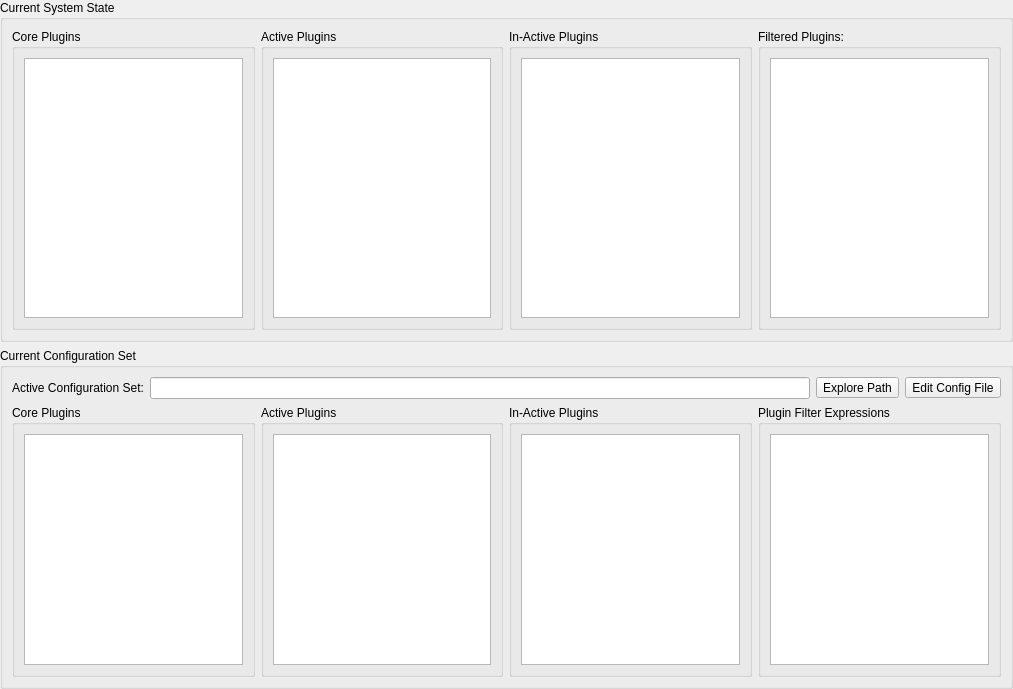
          <widget class="QWidget" name="pageCurrentState">
           <property name="geometry">
            <rect>
             <x>0</x>
             <y>0</y>
             <width>1013</width>
             <height>689</height>
            </rect>
           </property>
           <attribute name="label">
            <string>Current State:</string>
           </attribute>
           <layout class="QVBoxLayout" name="verticalLayout">
            <property name="leftMargin">
             <number>0</number>
            </property>
            <property name="topMargin">
             <number>0</number>
            </property>
            <property name="rightMargin">
             <number>0</number>
            </property>
            <property name="bottomMargin">
             <number>0</number>
            </property>
            <item>
             <widget class="QGroupBox" name="groupBox_11">
              <property name="title">
               <string>Current System State</string>
              </property>
              <layout class="QGridLayout" name="gridLayout_24">
               <item row="0" column="0">
                <layout class="QHBoxLayout" name="horizontalLayout_6">
                 <item>
                  <widget class="QGroupBox" name="groupBox_8">
                   <property name="enabled">
                    <bool>true</bool>
                   </property>
                   <property name="title">
                    <string>Core Plugins</string>
                   </property>
                   <layout class="QGridLayout" name="gridLayout_10">
                    <item row="0" column="0">
                     <widget class="QListWidget" name="listPluginsCoreCurrent"/>
                    </item>
                   </layout>
                  </widget>
                 </item>
                 <item>
                  <widget class="QGroupBox" name="groupBox_13">
                   <property name="enabled">
                    <bool>true</bool>
                   </property>
                   <property name="title">
                    <string>Active Plugins</string>
                   </property>
                   <layout class="QGridLayout" name="gridLayout_16">
                    <item row="0" column="0">
                     <widget class="QListWidget" name="listPluginsActiveCurrent"/>
                    </item>
                   </layout>
                  </widget>
                 </item>
                 <item>
                  <widget class="QGroupBox" name="groupBox_14">
                   <property name="enabled">
                    <bool>true</bool>
                   </property>
                   <property name="title">
                    <string>In-Active Plugins</string>
                   </property>
                   <layout class="QGridLayout" name="gridLayout_17">
                    <item row="0" column="0">
                     <widget class="QListWidget" name="listPluginsInactiveCurrent"/>
                    </item>
                   </layout>
                  </widget>
                 </item>
                 <item>
                  <widget class="QGroupBox" name="groupBox_15">
                   <property name="enabled">
                    <bool>true</bool>
                   </property>
                   <property name="title">
                    <string>Filtered Plugins:</string>
                   </property>
                   <layout class="QGridLayout" name="gridLayout_18">
                    <item row="0" column="0">
                     <widget class="QListWidget" name="listPluginsFilteredCurrent"/>
                    </item>
                   </layout>
                  </widget>
                 </item>
                </layout>
               </item>
              </layout>
             </widget>
            </item>
            <item>
             <widget class="QGroupBox" name="groupBox_12">
              <property name="title">
               <string>Current Configuration Set</string>
              </property>
              <layout class="QGridLayout" name="gridLayout_23">
               <item row="0" column="0">
                <layout class="QHBoxLayout" name="horizontalLayout_9">
                 <item>
                  <widget class="QLabel" name="label_13">
                   <property name="maximumSize">
                    <size>
                     <width>16777215</width>
                     <height>16777215</height>
                    </size>
                   </property>
                   <property name="text">
                    <string>Active Configuration Set:</string>
                   </property>
                  </widget>
                 </item>
                 <item>
                  <widget class="QLineEdit" name="txtPluginsActiveSet">
                   <property name="enabled">
                    <bool>true</bool>
                   </property>
                  </widget>
                 </item>
                </layout>
               </item>
               <item row="0" column="1">
                <widget class="QToolButton" name="btnExplorePluginCurrentConfigSetPath">
                 <property name="text">
                  <string>Explore Path</string>
                 </property>
                 <property name="toolButtonStyle">
                  <enum>Qt::ToolButtonTextBesideIcon</enum>
                 </property>
                </widget>
               </item>
               <item row="0" column="2">
                <widget class="QToolButton" name="btnEditPluginCurrentConfigSet">
                 <property name="text">
                  <string>Edit Config File</string>
                 </property>
                 <property name="toolButtonStyle">
                  <enum>Qt::ToolButtonTextBesideIcon</enum>
                 </property>
                </widget>
               </item>
               <item row="1" column="0" colspan="3">
                <layout class="QHBoxLayout" name="horizontalLayout_7">
                 <item>
                  <widget class="QGroupBox" name="groupBox_16">
                   <property name="enabled">
                    <bool>true</bool>
                   </property>
                   <property name="title">
                    <string>Core Plugins</string>
                   </property>
                   <layout class="QGridLayout" name="gridLayout_19">
                    <item row="0" column="0">
                     <widget class="QListWidget" name="listPluginsCoreCurrentSet"/>
                    </item>
                   </layout>
                  </widget>
                 </item>
                 <item>
                  <widget class="QGroupBox" name="groupBox_17">
                   <property name="enabled">
                    <bool>true</bool>
                   </property>
                   <property name="title">
                    <string>Active Plugins</string>
                   </property>
                   <layout class="QGridLayout" name="gridLayout_20">
                    <item row="0" column="0">
                     <widget class="QListWidget" name="listPluginsActiveCurrentSet"/>
                    </item>
                   </layout>
                  </widget>
                 </item>
                 <item>
                  <widget class="QGroupBox" name="groupBox_18">
                   <property name="enabled">
                    <bool>true</bool>
                   </property>
                   <property name="title">
                    <string>In-Active Plugins</string>
                   </property>
                   <layout class="QGridLayout" name="gridLayout_21">
                    <item row="0" column="1">
                     <widget class="QListWidget" name="listPluginsInactiveCurrentSet"/>
                    </item>
                   </layout>
                  </widget>
                 </item>
                 <item>
                  <widget class="QGroupBox" name="groupBox_19">
                   <property name="enabled">
                    <bool>true</bool>
                   </property>
                   <property name="title">
                    <string>Plugin Filter Expressions</string>
                   </property>
                   <layout class="QGridLayout" name="gridLayout_22">
                    <item row="0" column="0">
                     <widget class="QListWidget" name="listPluginsFilteredCurrentSet"/>
                    </item>
                   </layout>
                  </widget>
                 </item>
                </layout>
               </item>
              </layout>
             </widget>
            </item>
           </layout>
          </widget>
